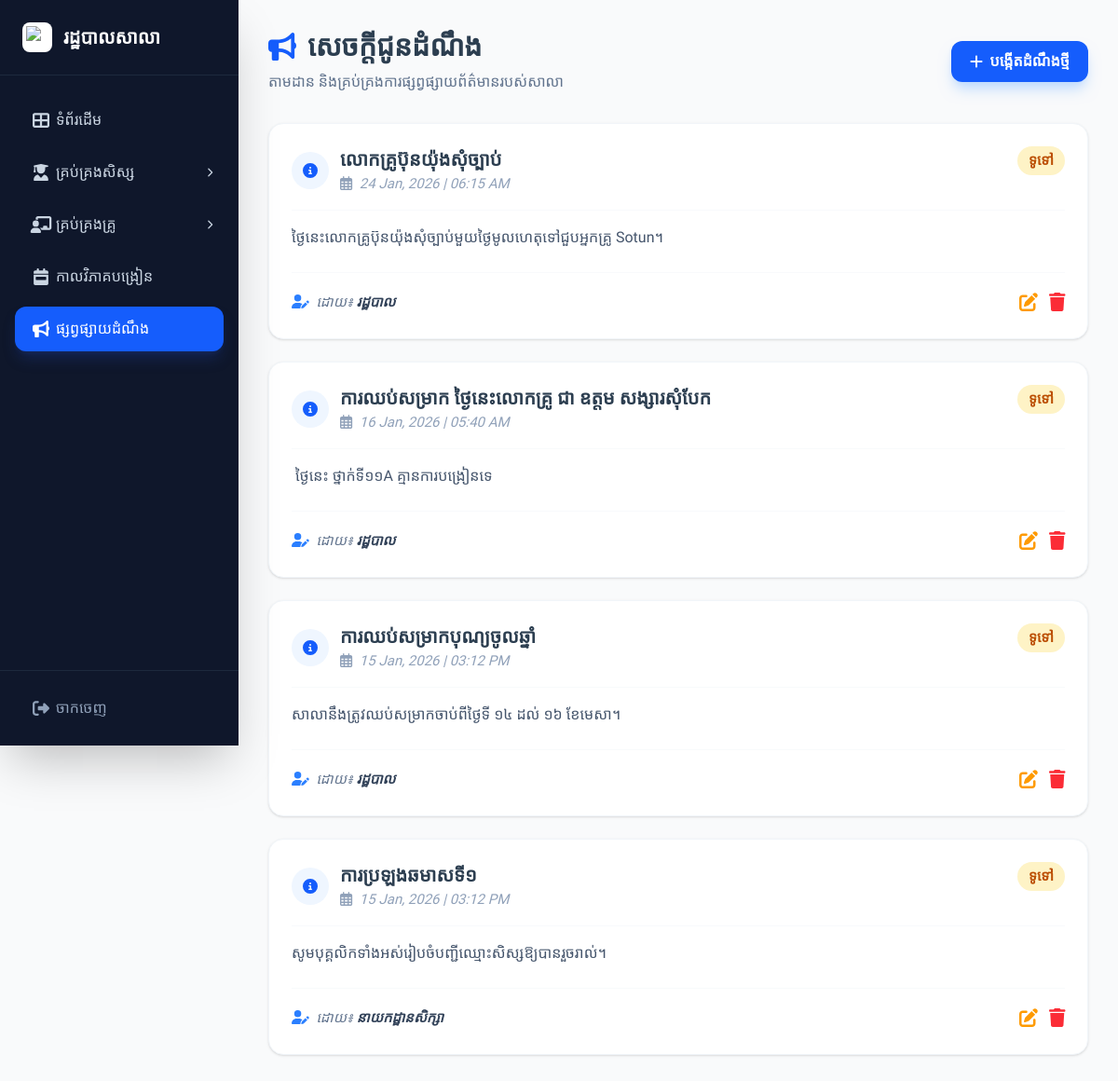
Before: /views/staff/announcements.php (signed in) with the older database file.
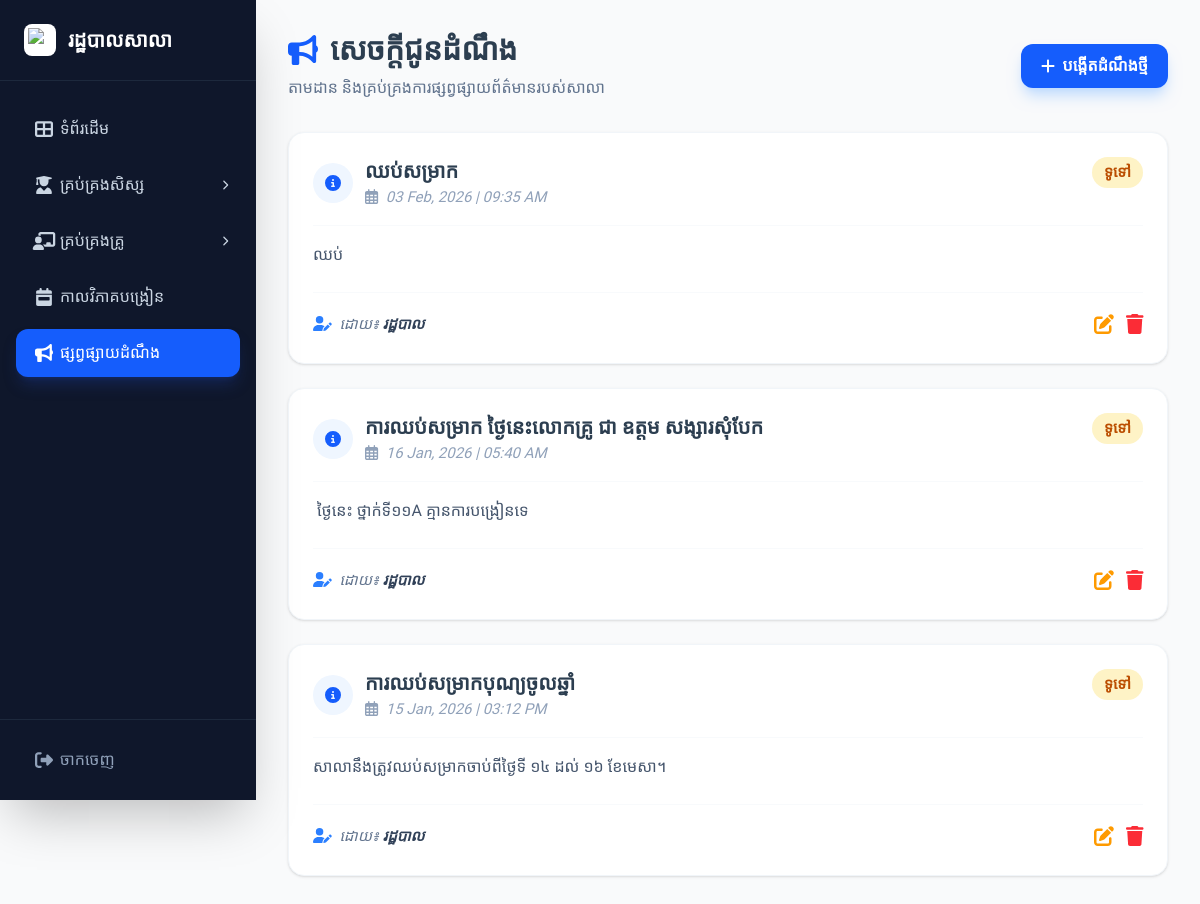
After: the same page with the newer database file.
### tables this page shows
CREATE TABLE `announcements` (
  `id` int(11) NOT NULL,
  `title` varchar(255) NOT NULL,
  `content` text NOT NULL,
  `posted_by` varchar(100) DEFAULT 'រដ្ឋបាល',
  `created_at` timestamp NOT NULL DEFAULT CURRENT_TIMESTAMP
);

### views/staff/announcements.php (the view, shortened to what this page needs)
<?php
require_once '../../config/db.php';
include '../../includes/header.php';
include '../../includes/sidebar_staff.php';
$query = "SELECT * FROM announcements ORDER BY created_at DESC";
$result = mysqli_query($conn, $query);
?>
<main class="flex-1 p-8 bg-gray-50 min-h-screen font-['Kantumruy_Pro']">
    <div class="mb-8 flex justify-between items-center">
        <div>
            <h1 class="text-3xl font-bold text-slate-800 flex items-center gap-3">
                <i class="fas fa-bullhorn text-blue-600"></i>
                សេចក្ដីជូនដំណឹង
            </h1>
            <p class="text-slate-500 mt-2">តាមដាន និងគ្រប់គ្រងការផ្សព្វផ្សាយព័ត៌មានរបស់សាលា</p>
        </div>
        <a href="add_announcement.php" class="bg-blue-600 text-white px-5 py-2.5 rounded-xl font-bold hover:bg-blue-700 transition flex items-center gap-2 shadow-lg shadow-blue-200">
            <i class="fas fa-plus"></i> បង្កើតដំណឹងថ្មី
        </a>
    </div>
    <div class="grid grid-cols-1 gap-6 max-w-5xl">
        <?php if (mysqli_num_rows($result) > 0): ?>
            <?php while($row = mysqli_fetch_assoc($result)): ?>
            <div class="bg-white rounded-2xl shadow-sm border border-slate-100 overflow-hidden hover:shadow-md transition-shadow duration-300">
                <div class="p-6">
                    <div class="flex justify-between items-start mb-4">
                        <div class="flex items-center gap-3">
                            <div class="w-10 h-10 bg-blue-50 rounded-full flex items-center justify-center text-blue-600">
                                <i class="fas fa-info-circle"></i>
                            </div>
                            <div>
                                <h2 class="text-xl font-bold text-slate-800"><?php echo htmlspecialchars($row['title']); ?></h2>
                                <span class="text-[15px] text-slate-400 italic">
                                    <i class="far fa-calendar-alt mr-1"></i>
                                    <?php echo date('d M, Y | h:i A', strtotime($row['created_at'])); ?>
                                </span>
                            </div>
                        </div>
                        <span class="px-3 py-1 bg-amber-100 text-amber-700 text-[15px] rounded-full font-bold">ទូទៅ</span>
                    </div>
                    <div class="text-slate-600 leading-relaxed border-t border-slate-50 pt-4">
                        <?php
                            $content = htmlspecialchars($row['content']);
                            echo nl2br(mb_strimwidth($content, 0, 250, "..."));
                        ?>
                    </div>
                        <div class="mt-6 flex items-center justify-between border-t border-slate-50 pt-4">
                            <span class="text-[15px] text-slate-500 italic">
                                <i class="fas fa-user-edit mr-1 text-blue-500"></i>
                                ដោយ៖ <span class="font-semibold text-slate-700"><?php echo htmlspecialchars($row['posted_by']); ?></span>
                            </span>
                            <div class="flex gap-3">
                                <a href="edit_announcement.php?id=<?php echo $row['id']; ?>" class="text-amber-500 hover:text-amber-600 text-[20px]">
                                    <i class="fas fa-edit"></i>
                                </a>
                                <a href="../../actions/announcements/delete.php?id=<?php echo $row['id']; ?>"
                                onclick="return confirm('តើអ្នកចង់លុបសារនេះមែនទេ?')" class="text-red-500 hover:text-red-600 text-[20px]">
                                    <i class="fas fa-trash"></i>
                                </a>
                            </div>
                        </div>
                </div>
            </div>
            <?php endwhile; ?>
        <?php endif; ?>
    </div>
</main>
<?php include '../../includes/footer.php'; ?>

Changed rows visible on the page:
removed announcements: title "លោកគ្រូប៊ុនយ៉ុងសុំច្បាប់", created_at "24 Jan, 2026 | 06:15 AM", content "ថ្ងៃនេះលោកគ្រូប៊ុនយ៉ុងសុំច្បាប់មួយថ្ងៃមូលហេតុទៅជួបអ្នកគ្រូ Sotun។", posted_by "រដ្ឋបាល"
removed announcements: title "ការប្រឡងឆមាសទី១", created_at "15 Jan, 2026 | 03:12 PM", content "សូមបុគ្គលិកទាំងអស់រៀបចំបញ្ជីឈ្មោះសិស្សឱ្យបានរួចរាល់។", posted_by "នាយកដ្ឋានសិក្សា"
added announcements: title "ឈប់សម្រាក", created_at "03 Feb, 2026 | 09:35 AM", content "ឈប់", posted_by "រដ្ឋបាល"
